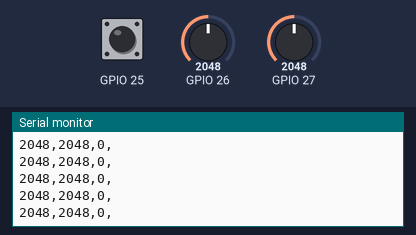
This sketch was run on a simulated ESP32. On the bench: the last lines printed to the serial monitor. The test bench sets the inputs (shaded band); at power-on: GPIO 26 = 2048, GPIO 27 = 2048, GPIO 25 HIGH.

Above: at 1.2 s.
1.3 s: GPIO 26 set to 2866
At 1.31 s:
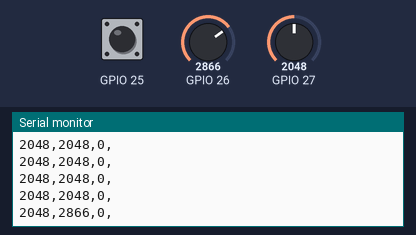
2.8 s: GPIO 27 set to 2866
At 2.81 s:
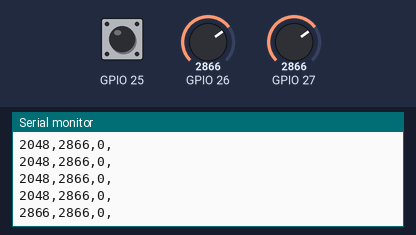
4.3 s: GPIO 25 pulled LOW for 0.15 s
At 4.32 s:
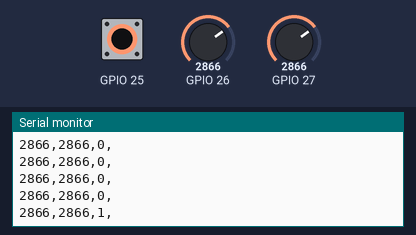
5.9 s: GPIO 26 set to 3603
At 5.92 s:
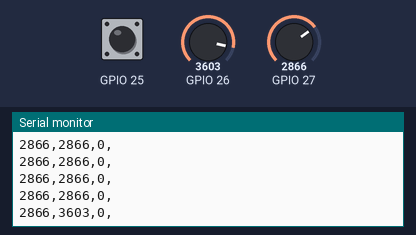
7.4 s: GPIO 25 pulled LOW for 1 s
At 7.43 s:
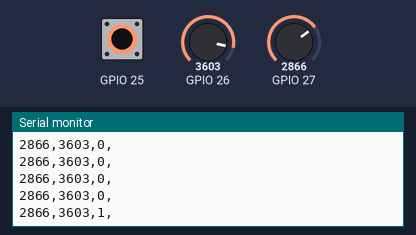
9.9 s: GPIO 27 set to 3603
At 9.94 s:
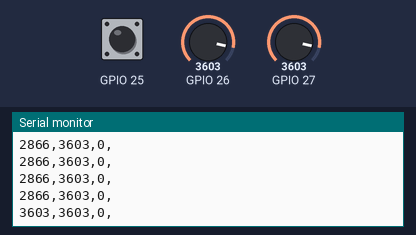
Timing chart, 0 to 12.4 s (numbered marks = the images above; inputs shaded):
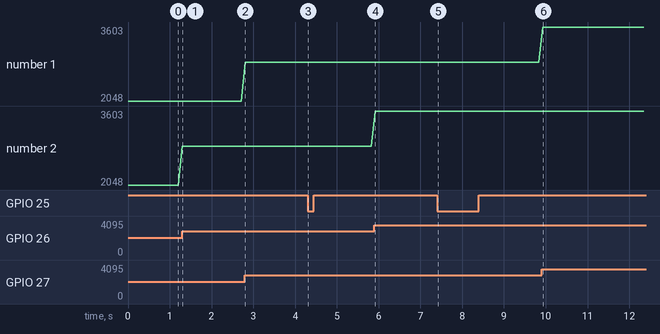

Measured:
- after the input at 1.3 s, the serial monitor: prints a new line at once (image 1)
- after the input at 2.8 s, the serial monitor: prints a new line at once (image 2)
- after the input at 4.3 s, the serial monitor: prints a new line at once (image 3)
- after the input at 5.9 s, the serial monitor: prints a new line at once (image 4)
- after the input at 7.4 s, the serial monitor: prints a new line at once (image 5)
- after the input at 9.9 s, the serial monitor: prints a new line at once (image 6)
- plotted number 2: 2048 → 2866 after the input at 1.3 s, 2866 → 3603 after the input at 5.9 s

The sketch:

module2.ino.ino
```cpp
int xVal = 0;
int yVal = 0;
int zVal = 0;
void setup() {
  Serial.begin(115200);
  pinMode(25, INPUT_PULLUP);

}

void loop() {
  xVal = analogRead(27);
  yVal = analogRead(26);
  zVal = digitalRead(25);
  Serial.print(xVal,DEC);
  Serial.print(",");
  Serial.print(yVal,DEC);
  Serial.print(",");
  Serial.print(!zVal,DEC);
  Serial.print(",");
  Serial.print("\n");
  delay(100);
}
```
